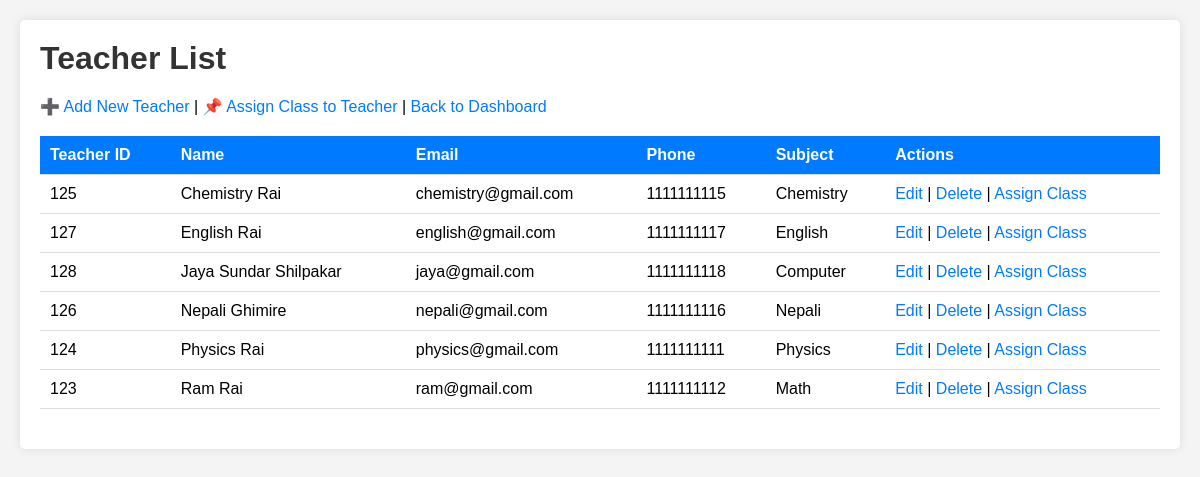
Screenshot of /admin/teachers/view_teachers.php (signed in) with the database file from the repository.
### tables this page shows
CREATE TABLE `teachers` (
  `id` int(11) NOT NULL,
  `teacher_id` varchar(20) NOT NULL,
  `name` varchar(100) NOT NULL,
  `email` varchar(100) DEFAULT NULL,
  `phone` varchar(15) DEFAULT NULL,
  `qualification` varchar(200) DEFAULT NULL,
  `subject` varchar(100) DEFAULT NULL,
  `address` text DEFAULT NULL,
  `password` varchar(255) NOT NULL,
  `created_at` timestamp NOT NULL DEFAULT current_timestamp()
);

### admin/teachers/view_teachers.php (the view, shortened to what this page needs)
<?php
include '../../config.php';
$sql = "SELECT * FROM teachers ORDER BY name";
$result = mysqli_query($conn, $sql);
?>
<!DOCTYPE html>
<html>
<head>
    <link rel="stylesheet" href="../../css/style.css">
</head>
<body>
    <div class="container">
        <h1>Teacher List</h1>
        <p><a href="add_teacher.php">➕ Add New Teacher</a> | <a href="assign_class.php">📌 Assign Class to Teacher</a> | <a href="../dashboard.php">Back to Dashboard</a></p>
        <?php if (mysqli_num_rows($result) > 0): ?>
            <table>
                <tr>
                    <th>Teacher ID</th>
                    <th>Name</th>
                    <th>Email</th>
                    <th>Phone</th>
                    <th>Subject</th>
                    <th>Actions</th>
                </tr>
                <?php while ($row = mysqli_fetch_assoc($result)): ?>
                <tr>
                    <td><?php echo $row['teacher_id']; ?></td>
                    <td><?php echo $row['name']; ?></td>
                    <td><?php echo $row['email']; ?></td>
                    <td><?php echo $row['phone']; ?></td>
                    <td><?php echo $row['subject']; ?></td>
                    <td>
                        <a href="edit_teacher.php?id=<?php echo $row['id']; ?>">Edit</a> |
                        <a href="delete_teacher.php?id=<?php echo $row['id']; ?>" onclick="return confirm('Are you sure?')">Delete</a> |
                        <a href="assign_class.php?teacher_id=<?php echo $row['id']; ?>">Assign Class</a>
                    </td>
                </tr>
                <?php endwhile; ?>
            </table>
        <?php else: ?>
            <p>No teachers found. <a href="add_teacher.php">Add one now</a>.</p>
        <?php endif; ?>
    </div>
</body>
</html>

### css/style.css (style rules this page uses)
* { margin: 0; padding: 0; box-sizing: border-box; }
body { font-family: Arial, sans-serif; background: #f4f4f4; padding: 20px; }
.container { max-width: 1200px; margin: 0 auto; background: white; padding: 20px; border-radius: 5px; box-shadow: 0 0 10px rgba(0,0,0,0.1); }
h1, h2, h3 { color: #333; margin-bottom: 20px; }
table { width: 100%; border-collapse: collapse; margin: 20px 0; }
th, td { padding: 10px; text-align: left; border-bottom: 1px solid #ddd; }
th { background: #007bff; color: white; }
a { color: #007bff; text-decoration: none; }

### rows the page displays
teachers: teacher "125", name "Chemistry Rai", email "chemistry@gmail.com", phone "1111111115", subject "Chemistry"
teachers: teacher "127", name "English Rai", email "english@gmail.com", phone "1111111117", subject "English"
teachers: teacher "128", name "Jaya Sundar Shilpakar", email "jaya@gmail.com", phone "1111111118", subject "Computer"
teachers: teacher "126", name "Nepali Ghimire", email "nepali@gmail.com", phone "1111111116", subject "Nepali"
teachers: teacher "124", name "Physics Rai", email "physics@gmail.com", phone "1111111111", subject "Physics"
teachers: teacher "123", name "Ram Rai", email "ram@gmail.com", phone "1111111112", subject "Math"
